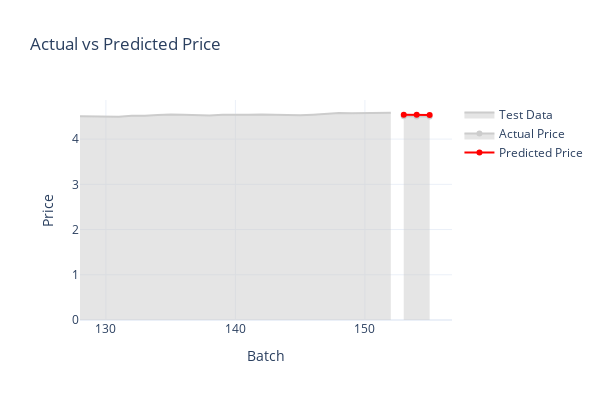

Write notebook code for a chart like this one.
### Code cell
plot_price_predictions(128, index_close_ffs, x_test_ffs, y_pred_scaled_ffs,scaler_y_ffs)

### Figure 1 — Plotly figure (JSON) as saved in the notebook; plotly's stock layout.template omitted (floating-point values rounded to 4 significant figures)
{"data": [{"fill": "tozeroy", "line": {"color": "#ccc"}, "mode": "lines", "name": "Test Data", "type": "scatter", "x": [128, 129, 130, 131, 132, 133, 134, 135, 136, 137, 138, 139, 140, 141, 142, 143, 144, 145, 146, 147, 148, 149, 150, 151, 152], "y": [4.504, 4.498, 4.5, 4.494, 4.514, 4.514, 4.533, 4.545, 4.539, 4.533, 4.524, 4.536, 4.532, 4.536, 4.545, 4.538, 4.539, 4.527, 4.54, 4.562, 4.575, 4.571, 4.575, 4.577, 4.582]}, {"fill": "tozeroy", "line": {"color": "#ccc"}, "mode": "lines+markers", "name": "Actual Price", "type": "scatter", "x": [153, 154, 155], "y": [4.504, 4.498, 4.5]}, {"line": {"color": "red"}, "mode": "lines+markers", "name": "Predicted Price", "type": "scatter", "x": [153, 154, 155], "y": [4.538, 4.537, 4.532]}], "layout": {"height": 400, "title": {"text": "Actual vs Predicted Price"}, "width": 600, "xaxis": {"title": {"text": "Batch"}}, "yaxis": {"title": {"text": "Price"}}}}
